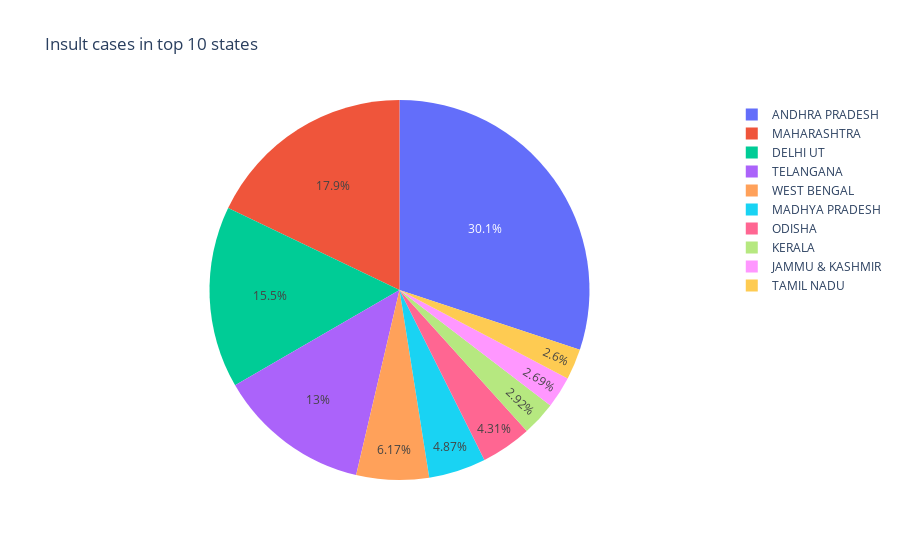

Notebook code for this chart:
### Code cell
px.pie(data_frame=topInsult, names = "State", values="Insult", title = "Insult cases in top 10 states")

### Figure 1 — Plotly figure (JSON) as saved in the notebook; plotly's stock layout.template omitted (floating-point values rounded to 4 significant figures)
{"data": [{"domain": {"x": [0, 1], "y": [0, 1]}, "hovertemplate": "State=%{label}<br>Insult=%{value}<extra></extra>", "labels": ["ANDHRA PRADESH", "MAHARASHTRA", "DELHI UT", "TELANGANA", "WEST BENGAL", "MADHYA PRADESH", "ODISHA", "KERALA", "JAMMU & KASHMIR", "TAMIL NADU"], "legendgroup": "", "name": "", "showlegend": true, "type": "pie", "values": [2649, 1575, 1361, 1142, 543, 429, 379, 257, 237, 229]}], "layout": {"legend": {"tracegroupgap": 0}, "title": {"text": "Insult cases in top 10 states"}}}
